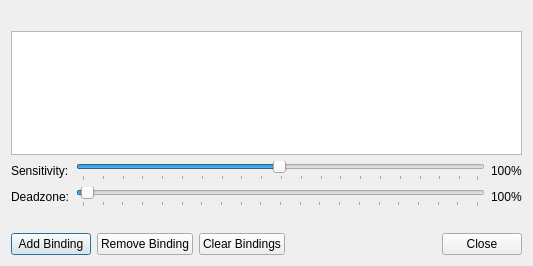
<?xml version="1.0" encoding="UTF-8"?>
<ui version="4.0">
 <class>InputBindingDialog</class>
 <widget class="QDialog" name="InputBindingDialog">
  <property name="windowModality">
   <enum>Qt::WindowModality::WindowModal</enum>
  </property>
  <property name="geometry">
   <rect>
    <x>0</x>
    <y>0</y>
    <width>533</width>
    <height>266</height>
   </rect>
  </property>
  <property name="windowTitle">
   <string>Edit Bindings</string>
  </property>
  <property name="modal">
   <bool>true</bool>
  </property>
  <layout class="QVBoxLayout" name="verticalLayout">
   <item>
    <widget class="QLabel" name="title">
     <property name="buddy">
      <cstring>bindingList</cstring>
     </property>
    </widget>
   </item>
   <item>
    <widget class="QListWidget" name="bindingList"/>
   </item>
   <item>
    <widget class="QWidget" name="sensitivityWidget" native="true">
     <layout class="QGridLayout" name="sensitivityLayout">
      <property name="leftMargin">
       <number>0</number>
      </property>
      <property name="topMargin">
       <number>0</number>
      </property>
      <property name="rightMargin">
       <number>0</number>
      </property>
      <property name="bottomMargin">
       <number>0</number>
      </property>
      <item row="0" column="0">
       <widget class="QLabel" name="sensitivityLabel">
        <property name="text">
         <string>Sensitivity:</string>
        </property>
        <property name="buddy">
         <cstring>sensitivity</cstring>
        </property>
       </widget>
      </item>
      <item row="0" column="1">
       <widget class="QSlider" name="sensitivity">
        <property name="minimum">
         <number>1</number>
        </property>
        <property name="maximum">
         <number>200</number>
        </property>
        <property name="value">
         <number>100</number>
        </property>
        <property name="orientation">
         <enum>Qt::Orientation::Horizontal</enum>
        </property>
        <property name="tickPosition">
         <enum>QSlider::TickPosition::TicksBelow</enum>
        </property>
       </widget>
      </item>
      <item row="0" column="2">
       <widget class="QLabel" name="sensitivityValue">
        <property name="text">
         <string>100%</string>
        </property>
       </widget>
      </item>
      <item row="1" column="0">
       <widget class="QLabel" name="deadzoneLabel">
        <property name="text">
         <string>Deadzone:</string>
        </property>
        <property name="buddy">
         <cstring>deadzone</cstring>
        </property>
       </widget>
      </item>
      <item row="1" column="1">
       <widget class="QSlider" name="deadzone">
        <property name="minimum">
         <number>0</number>
        </property>
        <property name="maximum">
         <number>100</number>
        </property>
        <property name="value">
         <number>1</number>
        </property>
        <property name="orientation">
         <enum>Qt::Orientation::Horizontal</enum>
        </property>
        <property name="tickPosition">
         <enum>QSlider::TickPosition::TicksBelow</enum>
        </property>
        <property name="tickInterval">
         <number>5</number>
        </property>
       </widget>
      </item>
      <item row="1" column="2">
       <widget class="QLabel" name="deadzoneValue">
        <property name="text">
         <string>100%</string>
        </property>
       </widget>
      </item>
     </layout>
    </widget>
   </item>
   <item>
    <widget class="QLabel" name="status">
     <property name="text">
      <string/>
     </property>
    </widget>
   </item>
   <item>
    <layout class="QHBoxLayout" name="horizontalLayout">
     <item>
      <widget class="QPushButton" name="addBinding">
       <property name="text">
        <string>Add Binding</string>
       </property>
      </widget>
     </item>
     <item>
      <widget class="QPushButton" name="removeBinding">
       <property name="text">
        <string>Remove Binding</string>
       </property>
      </widget>
     </item>
     <item>
      <widget class="QPushButton" name="clearBindings">
       <property name="text">
        <string>Clear Bindings</string>
       </property>
      </widget>
     </item>
     <item>
      <widget class="QDialogButtonBox" name="buttonBox">
       <property name="standardButtons">
        <set>QDialogButtonBox::StandardButton::Close</set>
       </property>
      </widget>
     </item>
    </layout>
   </item>
  </layout>
 </widget>
 <tabstops>
  <tabstop>bindingList</tabstop>
  <tabstop>sensitivity</tabstop>
  <tabstop>deadzone</tabstop>
  <tabstop>addBinding</tabstop>
  <tabstop>removeBinding</tabstop>
  <tabstop>clearBindings</tabstop>
 </tabstops>
 <resources/>
 <connections/>
</ui>
